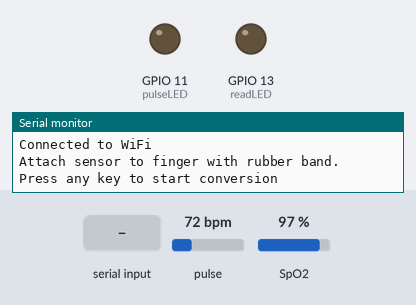
Simulated run of this sketch. Board: ESP32-S3. Shown: output pins drawn as LEDs (lit = HIGH), the last lines printed to the serial monitor. Inputs (shaded band) come from the test bench; at power-on: pulse 72 bpm, SpO2 97 %. WiFi joins after 1.5 s; servers stay silent unless stated.

Above: at 2.8 s.
2.9 s: "1" received over Serial
At 8.06 s:
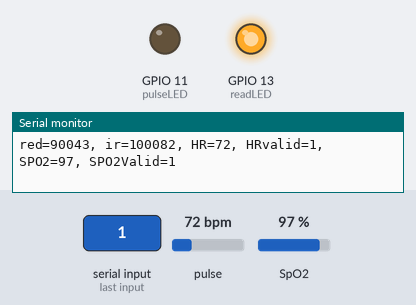
Timing chart, 0 to 13.4 s (numbered marks = the images above; inputs shaded):
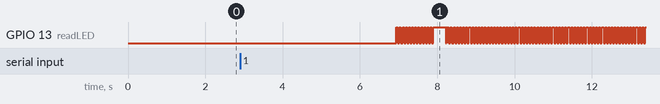

The sketch:

wifi_v2.ino
```cpp
#include <Wire.h>
#include "MAX30105.h"
#include "spo2_algorithm.h"
#include <WiFi.h>
#include <ThingSpeak.h>

MAX30105 particleSensor;
#define MAX_BRIGHTNESS 255

#if defined(__AVR_ATmega328P__) || defined(__AVR_ATmega168__)
uint16_t irBuffer[100]; //infrared LED sensor data
uint16_t redBuffer[100];  //red LED sensor data
#else
  uint32_t irBuffer[100]; //infrared LED sensor data
  uint32_t redBuffer[100];  //red LED sensor data
#endif
int32_t bufferLength; //data length
int32_t spo2; //SPO2 value
int8_t validSPO2; //indicator to show if the SPO2 calculation is valid
int32_t heartRate; //heart rate value
int8_t validHeartRate; //indicator to show if the heart rate calculation is valid
byte pulseLED = 11; //Must be on PWM pin
byte readLED = 13; //Blinks with each data read

long prevMillisSensor = 0;
int intervalSensor = 1000;
long prevMillisThingSpeak = 10000;
int intervalThingSpeak = 15000; // Minimum ThingSpeak write interval is 15 seconds

const char* ssid = "402"; // your network SSID (name)
const char* password = "faraparola"; // your network password
const long CHANNEL = 2132916;
const char *WRITE_API = "CIA2ZBO9VHDVS7BO";

WiFiClient client;

void setup() {
  Serial.begin(115200); // initialize serial communication at 115200 bits per second:
  pinMode(pulseLED, OUTPUT);
  pinMode(readLED, OUTPUT);

  WiFi.begin(ssid, password);
  while (WiFi.status() != WL_CONNECTED) {
    delay(1000);
    Serial.println("Connecting to WiFi...");
  }
  Serial.println("Connected to WiFi");

  ThingSpeak.begin(client);

  if (!particleSensor.begin(Wire, I2C_SPEED_FAST)) //Use default I2C port, 400kHz speed
  {
    Serial.println(F("MAX30105 was not found. Please check wiring/power."));
    while (1);
  }

  Serial.println(F("Attach sensor to finger with rubber band. Press any key to start conversion"));
  while (Serial.available() == 0); //wait until user presses a key
  Serial.read();

  byte ledBrightness = 60; //Options: 0=Off to 255=50mA
  byte sampleAverage = 4; //Options: 1, 2, 4, 8, 16, 32
  byte ledMode = 2; //Options: 1 = Red only, 2 = Red + IR, 3 = Red + IR + Green
  byte sampleRate = 100; //Options: 50, 100, 200, 400, 800, 1000, 1600, 3200
  int pulseWidth = 411; //Options: 69, 118, 215, 411
  int adcRange = 4096; //Options: 2048, 4096, 8192, 16384
  particleSensor.setup(ledBrightness, sampleAverage, ledMode, sampleRate, pulseWidth, adcRange); //Configure sensor with these settings
}

void loop()
{
  bufferLength = 100; //buffer length of 100 stores 4 seconds of samples running at 25sps
  for (byte i = 0 ; i < bufferLength ; i++)
  {
    while (particleSensor.available() == false) //do we have new data?
      particleSensor.check(); //Check the sensor for new data
    redBuffer[i] = particleSensor.getRed();
    irBuffer[i] = particleSensor.getIR();
    particleSensor.nextSample(); //We're finished with this sample so move to next sample
    Serial.print(F("red="));
    Serial.print(redBuffer[i], DEC);
    Serial.print(F(", ir="));
    Serial.println(irBuffer[i], DEC);
  }
  maxim_heart_rate_and_oxygen_saturation(irBuffer, bufferLength, redBuffer, &spo2, &validSPO2, &heartRate, &validHeartRate);
  while (1)
  {
    //dumping the first 25 sets of samples in the memory and shift the last 75 sets of samples to the top
    for (byte i = 25; i < 100; i++)
    {
      redBuffer[i - 25] = redBuffer[i];
      irBuffer[i - 25] = irBuffer[i];
    }
    for (byte i = 75; i < 100; i++)
    {
      while (particleSensor.available() == false) //do we have new data?
        particleSensor.check(); //Check the sensor for new data
      digitalWrite(readLED, !digitalRead(readLED)); //Blink onboard LED with every data read
      redBuffer[i] = particleSensor.getRed();
      irBuffer[i] = particleSensor.getIR();
      particleSensor.nextSample(); //We're finished with this sample so move to next sample
      Serial.print(F("red="));
      Serial.print(redBuffer[i], DEC);
      Serial.print(F(", ir="));
      Serial.print(irBuffer[i], DEC);
      Serial.print(F(", HR="));
      Serial.print(heartRate, DEC);
      Serial.print(F(", HRvalid="));
      Serial.print(validHeartRate, DEC);
      Serial.print(F(", SPO2="));
      Serial.print(spo2, DEC);
      Serial.print(F(", SPO2Valid="));
      Serial.println(validSPO2, DEC);
    }

    maxim_heart_rate_and_oxygen_saturation(irBuffer, bufferLength, redBuffer, &spo2, &validSPO2, &heartRate, &validHeartRate);


    if (validSPO2==1 and validHeartRate==1)
      if (millis() - prevMillisThingSpeak > intervalThingSpeak) {

      // Set the fields with the values
      ThingSpeak.setField(1, spo2);
      ThingSpeak.setField(2, heartRate);

      // Write to the ThingSpeak channel
      int x = ThingSpeak.writeFields(CHANNEL, WRITE_API);
      if (x == 200) {
        Serial.println("Channel update successful.");
      }
      else {
        Serial.println("Problem updating channel. HTTP error code " + String(x));
      }

      prevMillisThingSpeak = millis();
    }
  }
}
```

Measured:
- after the input at 2.9 s, GPIO 13 (readLED): goes 12 × (HIGH 0.04 s, LOW 0.04 s), HIGH 0.31 s, 3 × (LOW 0.01 s, HIGH 0.01 s), 63 × (LOW 0.04 s, HIGH 0.04 s), LOW 0.04 s, then HIGH, starting after 4.0 s
